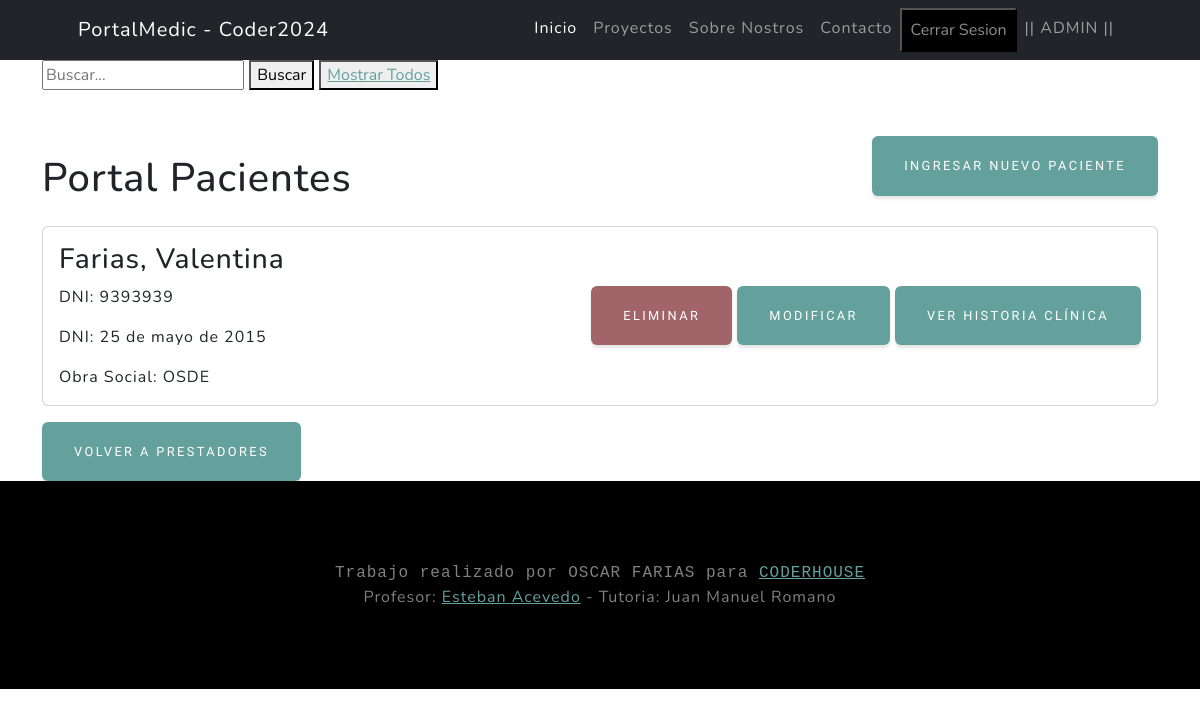
Screenshot of /pacientes/pacientes/list (signed in) with the database file from the repository.
### pacientes/models.py (models this page shows, shortened)
class Paciente(models.Model):
    nombre = models.CharField(max_length=50, null = False)
    apellido = models.CharField(max_length=50, null = False)
    DNI = models.IntegerField(unique=True, null=False)
    fecha_nacimiento = models.DateField(null=True, blank=True)
    telefono = models.IntegerField(null=True, blank=True)
    obraSocial = models.ForeignKey(ObraSocial, on_delete=models.SET_NULL, null=True, blank=True, verbose_name = "Socio ID", related_name="paciente_obrasocial")
    numeroAfiliado = models.CharField(max_length=50,null=False, blank=False, verbose_name="Numero de Afiliado")
    medico_tratante = models.ForeignKey("medicos.Medicos", on_delete=models.SET_NULL, null=True, blank=True, related_name="paciente_medicos")
    class Meta:
        verbose_name = "Paciente"
        verbose_name_plural = "Pacientes"

class ObraSocial(models.Model):
    obra_social = models.CharField(max_length=100,unique=True,null=False,blank=False)
    def __str__(self) -> str:
        return self.obra_social
    class Meta:
        verbose_name = "Obra Social"
        verbose_name_plural = "Obras Sociales"

### pacientes/views.py (the view)
# urls.py: path("pacientes/list", pacientes_list,name="pacientes_list" ),
@login_required
def pacientes_list(request):
    query = request.GET.get('busqueda', '')
    if query:
        pacientes = Paciente.objects.filter(
            Q(nombre__icontains=query) |
            Q(apellido__icontains=query) |
            Q(DNI__icontains=query)
        )
    else:
        pacientes = Paciente.objects.all()
    return render(request, 'pacientes/pacientes_list.html', {'pacientes': pacientes})

### pacientes/templates/pacientes/pacientes_list.html (shortened to what this page needs)
{% extends 'core/base.html' %}
{% block content %}
<div class="container">
    <div class="pb-lg-3">
        <form action="{% url 'pacientes:pacientes_list' %}" method="get">
            <input type="" name="busqueda" placeholder="Buscar...">
            <button class="" type="submit">Buscar</button>
            <button class="" type="submit"><a href="{% url 'pacientes:pacientes_list' %}">Mostrar Todos</a></button>
        </form>
    </div>
    <div class="d-flex justify-content-between align-items-center">
        <h1 class="mt-5 mb-4">Portal Pacientes</h1>
        <a href="{% url 'pacientes:pacientes_create'%}" class="btn btn-primary">Ingresar Nuevo Paciente</a>
    </div>
    {% if pacientes %}
    {% for paciente in pacientes %}
    <div class="card mb-3">
        <div class="card-body d-flex justify-content-between align-items-center">
            <div>
                <h3 class="card-title">{{paciente.apellido}}, {{ paciente.nombre }}</h3>
                <p class="card-text">DNI: {{ paciente.DNI }}</p>
                <p class="card-text">DNI: {{ paciente.fecha_nacimiento }}</p>
                <p class="card-text">Obra Social: {{ paciente.obraSocial }}</p>
            </div>
            <div>
                <form method="post" action="{% url 'pacientes:pacientes_confirm_delete' pk=paciente.id%}">
                    <button type="submit" class="btn btn-danger">Eliminar</button>
                    <a href="{% url 'pacientes:pacientes_update' pk=paciente.id%}" class="btn btn-primary">Modificar</a>
                    <a href="{% url 'pacientes:ver_historia' pk=paciente.id %}" class="btn btn-primary">Ver Historia
                        Clínica</a>
                </form>
            </div>
        </div>
    </div>
    {% endfor %}
    {% else %}
    <h1 class="text-center">NO SE ENCONTRARON RESULTADOS</h1>
    {% endif %}
    <a href="{% url 'medicos:medicos_list' %}" class="btn btn-primary">Volver a Prestadores</a>
</div>
{% endblock content %}

### core/templates/core/base.html (shortened to what this page needs)
{% load static %}
<!DOCTYPE html>
<html lang="es">
<head>
    <link href="{% static 'core/css/styles.css' %}" rel="stylesheet" />
</head>
{% block navbar %}
<nav class="navbar navbar-expand-lg navbar-dark bg-dark">
    <div class="container px-5">
        <a class="navbar-brand" href="{% url 'core:index' %}">PortalMedic - Coder2024</a>
        <div class="collapse navbar-collapse" id="navbarSupportedContent">
            <ul class="navbar-nav ms-auto mb-2 mb-lg-0">
                <li class="nav-item"><a class="nav-link active" aria-current="page"
                        href="{% url 'core:index' %}">Inicio</a></li>
                <li class="nav-item"><a class="nav-link" href="#about">Proyectos</a></li>
                <li class="nav-item"><a class="nav-link" href="#projects">Sobre Nostros</a></li>
                <li class="nav-item"><a class="nav-link"
                        href="https://api.whatsapp.com/send/?phone=%2B5493814761261&text&type=phone_number&app_absent=0"
                        target="_blank">Contacto</a></li>
                {% if user.is_authenticated %}
                <form action="{% url 'core:logout' %}" method="POST">
                    <button type="submit" class="nav-link nav-item bg-black ">Cerrar Sesion</button>
                </form>
                <li class="nav-item"><a class="nav-link" href="">|| {{user.username.upper}} ||</a></li>
                {% else %}
                <li class="nav-item"><a class="nav-link" href="{% url 'core:login' %}">Iniciar Sesion</a></li>
                {% endif %}
            </ul>
        </div>
    </div>
</nav>
{% endblock navbar %}
<body>
    {% block content %}
    {% endblock content %}
</body>
{% block footer %}
<footer class="footer mt-auto bg-black big text-center text-white-50">
    <div class="container big px-4 px-lg-5 font-monospace">Trabajo realizado por OSCAR FARIAS para <a
            href="https://www.coderhouse.com/ar/">CODERHOUSE</a></div>
    <div class="container px-4 px-lg-5">Profesor: <a href="https://www.linkedin.com/in/esteban-acevedo-aberastain/?originalSubdomain=ar">Esteban Acevedo</a> - Tutoria: Juan Manuel Romano</div>
</footer>
{% endblock footer %}

### rows the page displays
Paciente: apellido "Farias", nombre "Valentina", DNI "9393939", fecha_nacimiento "25 de mayo de 2015", obraSocial "OSDE"

### other values shown
{{ user.username.upper }} "ADMIN"
